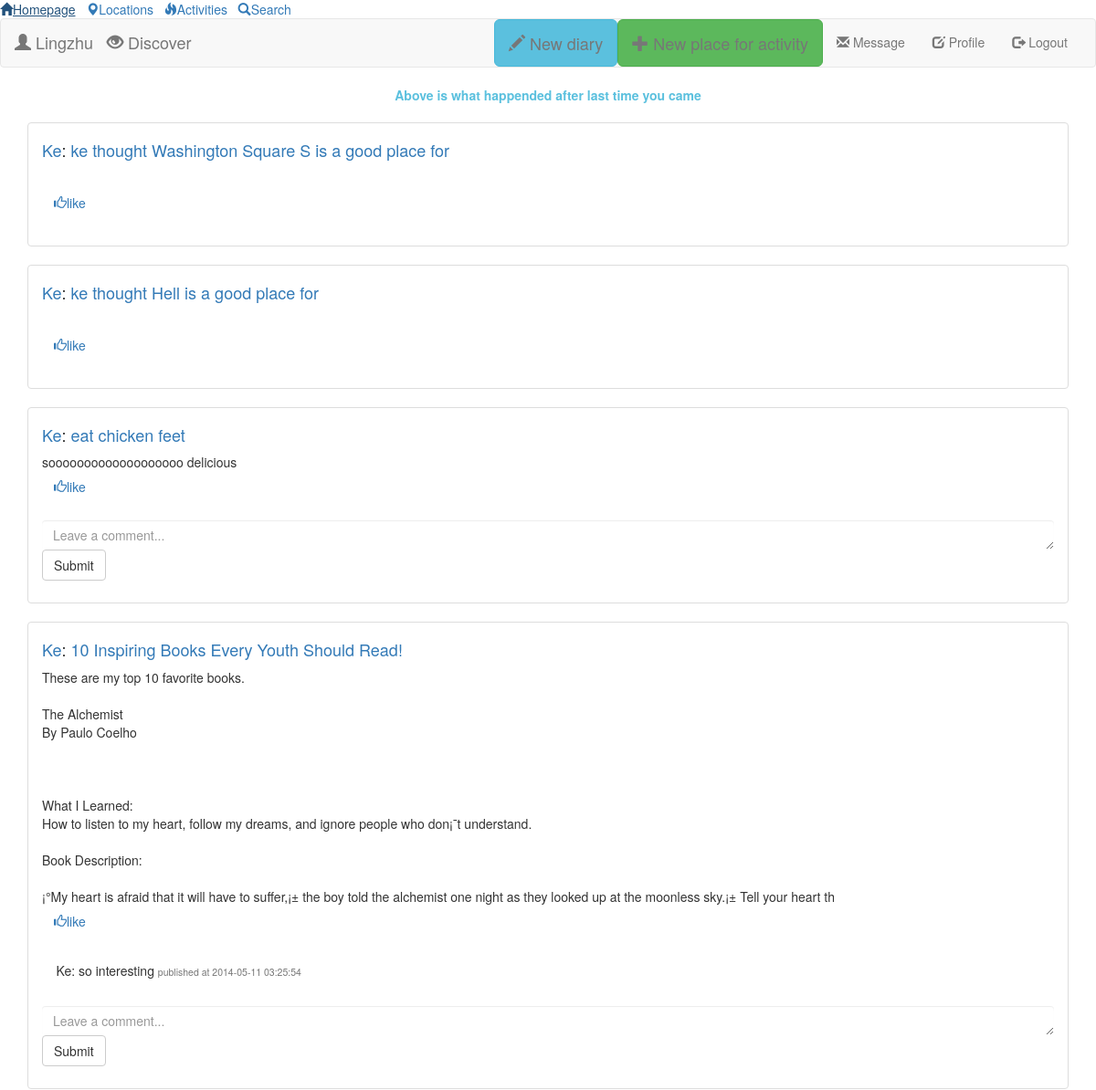
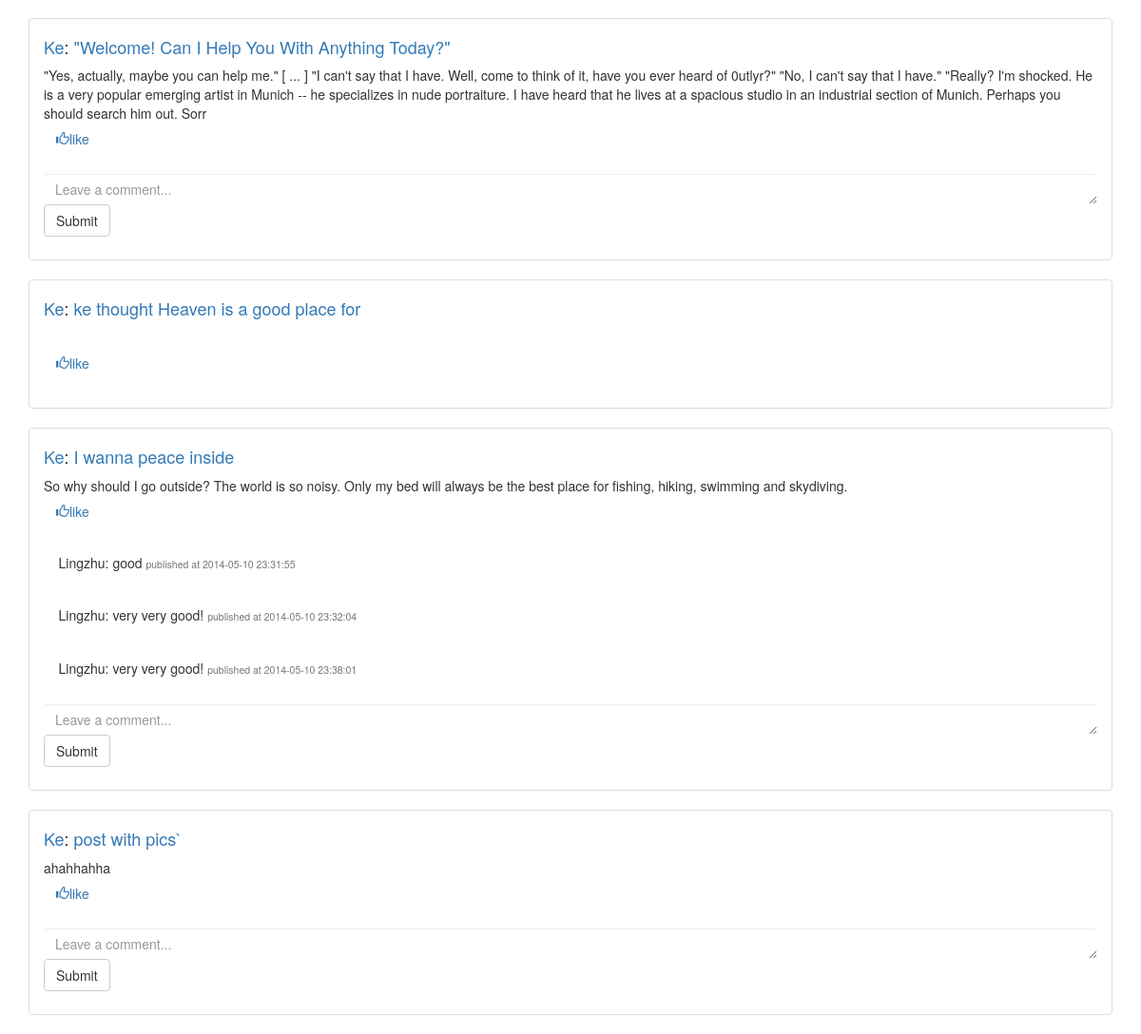
Page /news.php (signed in) on the committed database (2 pictures, top to bottom).
### tables this page shows
CREATE TABLE IF NOT EXISTS `news` (
  `tablename` varchar(40) NOT NULL DEFAULT '',
  `pk` int(11) NOT NULL DEFAULT '0',
  `userid` int(11) DEFAULT NULL,
  `privacy` int(11) DEFAULT NULL,
  `title` varchar(140) DEFAULT NULL,
  `abstract` varchar(400) DEFAULT NULL,
  `posttime` timestamp NOT NULL DEFAULT CURRENT_TIMESTAMP,
  PRIMARY KEY (`tablename`,`pk`),
  KEY `userid` (`userid`)
);

CREATE TABLE IF NOT EXISTS `user` (
  `userid` int(11) NOT NULL AUTO_INCREMENT,
  `username` varchar(40) DEFAULT NULL,
  `password` varchar(40) DEFAULT NULL,
  `lastaccess` timestamp NOT NULL DEFAULT CURRENT_TIMESTAMP ON UPDATE CURRENT_TIMESTAMP,
  PRIMARY KEY (`userid`)
);

CREATE TABLE IF NOT EXISTS `comment` (
  `commentid` int(11) NOT NULL AUTO_INCREMENT,
  `content` varchar(40) DEFAULT NULL,
  `userid` int(11) DEFAULT NULL,
  `diaryid` int(11) DEFAULT NULL,
  `posttime` timestamp NOT NULL DEFAULT CURRENT_TIMESTAMP,
  PRIMARY KEY (`commentid`),
  KEY `userid` (`userid`),
  KEY `diaryid` (`diaryid`)
);

### news.php (the view, shortened to what this page needs)
<?php
    require 'header.php';
    require_once 'comment.php';
    require_once 'like.php';
    if(!$isguest){
	$userid=$_SESSION['userid'];
	$lastaccess=$_SESSION['lastaccess'];
    }
    else{
	header('Location: index.php');
    }
?>
<html>
<head>
  <link rel="stylesheet" href="http://netdna.bootstrapcdn.com/bootstrap/3.1.1/css/bootstrap.min.css">
  <link href="global.css" rel="stylesheet" type="text/css">
</head>
<body>
<div>
<?php
    $divided=false;
    $result = mysqli_query($con,"select * from news natural join user where privacy<=getrelation(userid,$userid) and getrelation(userid,$userid) between 1 and 2 order by posttime desc ");
    if($result){
	while($row=$result->fetch_assoc()){
		if($row['tablename']=='diary') $tablename='diary';
		else if($row['tablename']=='actloc') $tablename='actloc';
		if($row['posttime']<=$lastaccess && $divided==false ){
		    echo '<div  class="container"><div style="color: #5bc0de; text-align: center; font-weight: bold" >Above is what happended after last time you came</div></div><br>';
		    $divided=true;
		}
	    ?>
<div  class="container">
        <ul class="list-group">
	    <li class="list-group-item">
		<h4><a href="page/<?=$row['userid']?>"><?= $row['username']?></a>:
		<a href="<?=$tablename?>/<?=$row['pk']?>"<?php if($tablename=="actloc") echo 'onclick="return false;"' ?>>
		    <?= $row['title']?>
		</a>
		</h4>
        <?= $row['abstract']?><br>
        <?php like_btn($userid,$row['pk'],$tablename)?><br>
        <?php if($row['tablename']=='diary'){ getComment($row['pk']); } ?></li>
        </ul>
        </div>
	    <?php
	}
    }
    else{
	print("Something went wrong when fetching from database  :( ");
    }
?>
</div>
</body>
</html>

### like.php (shortened to what this page needs)
<?php
    require_once 'utils.php';
    function is_liked($userid, $objid, $type){
	global $con;
	switch($type){
	    case 'diary':
		$result=$con->query("select * from likediary where userid=$userid and diaryid=$objid");
		break;
	    case 'actloc':
		$result=$con->query("select * from likeactloc where userid=$userid and actlocid=$objid");
		break;
	}
	if($result){
	    if($result->num_rows>0)
		return true;
	    else
		return false;
	}
	else return false;
    }
    function like_btn($userid,$objid, $type){
	if($userid){
	    $liked=is_liked($userid, $objid, $type);
	    if($liked)
		$css = 'liked';
	    else
		$css = '';
	}
	else{
	    $liked=false;
	    $css = 'login_required';
	}
	echo ''?>
    <div>
	<button class="btn btn-link btn-like <?=$css?>" data-userid="<?=$userid?>" data-type="<?=$type?>" data-id="<?=$objid?>" >
	    <span class="glyphicon glyphicon-thumbs-up"></span><?php echo $liked? 'liked':'like'; ?>
	</button>
    </div>
<?php
    ;}
?>

### comment.php (shortened to what this page needs)
<?php
    require_once 'utils.php';
    function getComment($diaryid){
	global $con;
	$comments=mysqli_query($con, "select * from comment natural join user where diaryid='$diaryid'");
	if($comments){
	    while($c=$comments->fetch_assoc()){
    echo ''?>
		<div>
		<h5>&nbsp;&nbsp;&nbsp;&nbsp;<?=$c['username']?>: <?=$c['content']?> <small> published at <?=$c['posttime']?></small></h5>
		</div>
        <br>
    <?php
	    ;}
	}
	else{
	    $error = mysqli_error($con);
	    echo($error);
	}
	getCommentForm($diaryid);
    }
function getCommentForm($diaryid){
    echo ''?>
<form method="POST" action="">
    <textarea name="content" rows="1" style="border:hidden" class="form-control" placeholder="Leave a comment..."></textarea>
    <button type="submit" value="" class="btn btn-default" name="submit">Submit</button>
</form>
<?php
;}
?>

### rows in the picture
news: shows "Above is what happended after last time you came", userid.username "Ke", title "ke thought Washington Square S is a good place for"
news: userid.username "Ke", title "ke thought Hell is a good place for"
news: userid.username "Ke", title "eat chicken feet", abstract "sooooooooooooooooooo delicious"
news: userid.username "Ke", title "10 Inspiring Books Every Youth Should Read!", abstract "These are my top 10 favorite books. The Alchemist By Paulo Coelho What I Learned: How to listen to my heart, follow my dreams, and ignore people who don¡¯t understand. Book Description: ¡°My heart is afraid that it will have to suffer,¡± the boy told the alchemist one night as they looked up at the moonless sky.¡± Tell your heart th"
comment: userid.username "Ke", content "so interesting", posttime "2014-05-11 03:25:54"
news: userid.username "Ke", title "\"Welcome! Can I Help You With Anything Today?\"", abstract "\"Yes, actually, maybe you can help me.\" [ ... ] \"I can't say that I have. Well, come to think of it, have you ever heard of 0utlyr?\" \"No, I can't say that I have.\" \"Really? I'm shocked. He is a very popular emerging artist in Munich -- he specializes in nude portraiture. I have heard that he lives at a spacious studio in an industrial section of Munich. Perhaps you should search him out. Sorr"
news: userid.username "Ke", title "ke thought Heaven is a good place for"
news: userid.username "Ke", title "I wanna peace inside", abstract "So why should I go outside? The world is so noisy. Only my bed will always be the best place for fishing, hiking, swimming and skydiving."
comment: userid.username "Lingzhu", content "good", posttime "2014-05-10 23:31:55"
comment: userid.username "Lingzhu", content "very very good!", posttime "2014-05-10 23:32:04"
comment: userid.username "Lingzhu", content "very very good!", posttime "2014-05-10 23:38:01"
news: userid.username "Ke", title "post with pics`", abstract "ahahhahha"

### other values in the picture
$_SESSION['username'] "Lingzhu"
